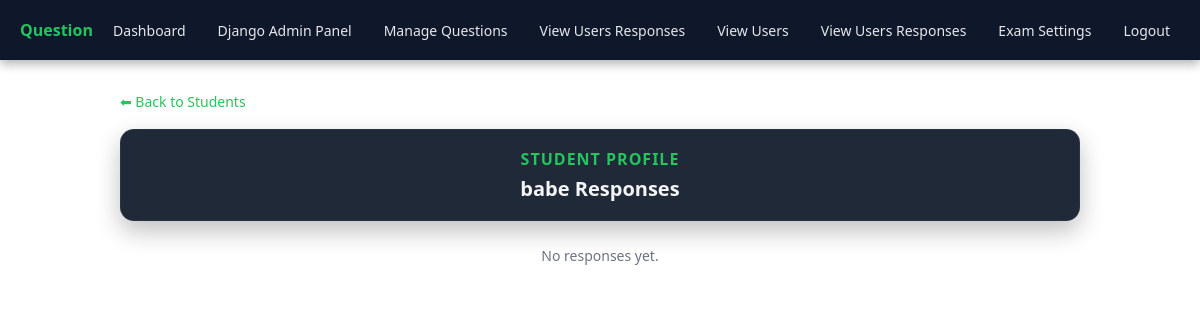
Page /assessment/admin/users/3/ (signed in) on the earlier database version.
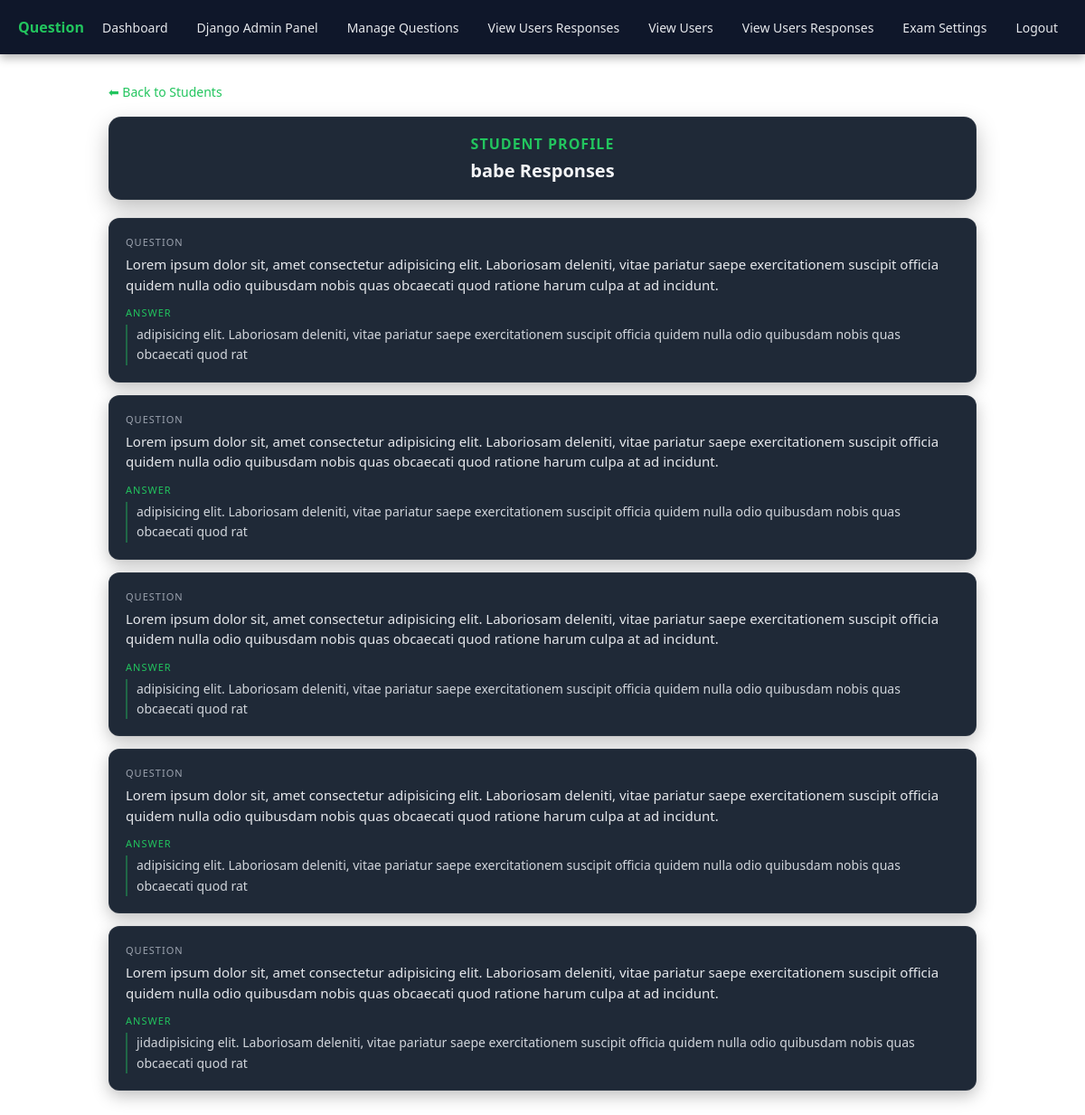
Same page on the later database version.
### assessment/models.py (models this page shows, shortened)
class StudentAnswer(models.Model):
    student = models.ForeignKey(
        User,
        on_delete=models.CASCADE
    )
    question = models.ForeignKey(
        Question,
        on_delete=models.CASCADE
    )
    answer = models.TextField()
    submitted_at = models.DateTimeField(
        auto_now_add=True
    )

class Question(models.Model):
    question_text = models.TextField()
    created_at = models.DateTimeField(
        auto_now_add=True
    )

### assessment/decorators.py (the view)
    def wrapper(request, *args, **kwargs):
        if not request.user.is_authenticated:
            return HttpResponseForbidden("Not allowed")
        if not request.user.is_superuser:
            return HttpResponseForbidden("Admins only")
        return view_func(request, *args, **kwargs)

### assessment/views.py (called while the page is built)
@admin_only
def user_responses(request, user_id):
    user = get_object_or_404(User, id=user_id)
    answers = StudentAnswer.objects.filter(
        student=user
    ).select_related("question").order_by("-submitted_at")
    return render(request, "admin/user_responses.html", {
        "user": user,
        "answers": answers
    })

### templates/admin/user_responses.html (shortened to what this page needs)
{% extends 'base.html' %}
{% block content %}
<div class="user-response-page">
    <a class="user-response-page__back" href="/assessment/admin/users/">
        ⬅ Back to Students
    </a>
    <div class="user-response-page__header">
        <div class="user-response-page__username">
            Student Profile
        </div>
        <div class="user-response-page__title">
            {{ user.username }} Responses
        </div>
    </div>
    {% for a in answers %}
        <div class="user-response-page__card">
            <div class="user-response-page__q-label">Question</div>
            <div class="user-response-page__question">
                {{ a.question.question_text }}
            </div>
            <div class="user-response-page__a-label">Answer</div>
            <div class="user-response-page__answer">
                {{ a.answer }}
            </div>
        </div>
    {% empty %}
        <p class="user-response-page__empty">No responses yet.</p>
    {% endfor %}
</div>
{% endblock %}

Differences in the rows shown:
added StudentAnswer: question.question_text "Lorem ipsum dolor sit, amet consectetur adipisicing elit. Laboriosam deleniti, vitae pariatur saepe exercitationem suscipit officia quidem nulla odio quibusdam nobis quas obcaecati quod ratione harum culpa at ad incidunt.", answer "adipisicing elit. Laboriosam deleniti, vitae pariatur saepe exercitationem suscipit officia quidem nulla odio quibusdam nobis quas obcaecati quod rat"
added StudentAnswer: question.question_text "Lorem ipsum dolor sit, amet consectetur adipisicing elit. Laboriosam deleniti, vitae pariatur saepe exercitationem suscipit officia quidem nulla odio quibusdam nobis quas obcaecati quod ratione harum culpa at ad incidunt.", answer "adipisicing elit. Laboriosam deleniti, vitae pariatur saepe exercitationem suscipit officia quidem nulla odio quibusdam nobis quas obcaecati quod rat"
added StudentAnswer: question.question_text "Lorem ipsum dolor sit, amet consectetur adipisicing elit. Laboriosam deleniti, vitae pariatur saepe exercitationem suscipit officia quidem nulla odio quibusdam nobis quas obcaecati quod ratione harum culpa at ad incidunt.", answer "adipisicing elit. Laboriosam deleniti, vitae pariatur saepe exercitationem suscipit officia quidem nulla odio quibusdam nobis quas obcaecati quod rat"
added StudentAnswer: question.question_text "Lorem ipsum dolor sit, amet consectetur adipisicing elit. Laboriosam deleniti, vitae pariatur saepe exercitationem suscipit officia quidem nulla odio quibusdam nobis quas obcaecati quod ratione harum culpa at ad incidunt.", answer "adipisicing elit. Laboriosam deleniti, vitae pariatur saepe exercitationem suscipit officia quidem nulla odio quibusdam nobis quas obcaecati quod rat"
added StudentAnswer: question.question_text "Lorem ipsum dolor sit, amet consectetur adipisicing elit. Laboriosam deleniti, vitae pariatur saepe exercitationem suscipit officia quidem nulla odio quibusdam nobis quas obcaecati quod ratione harum culpa at ad incidunt.", answer "jidadipisicing elit. Laboriosam deleniti, vitae pariatur saepe exercitationem suscipit officia quidem nulla odio quibusdam nobis quas obcaecati quod rat"
Other differences:
text no longer shown: "No responses yet."
